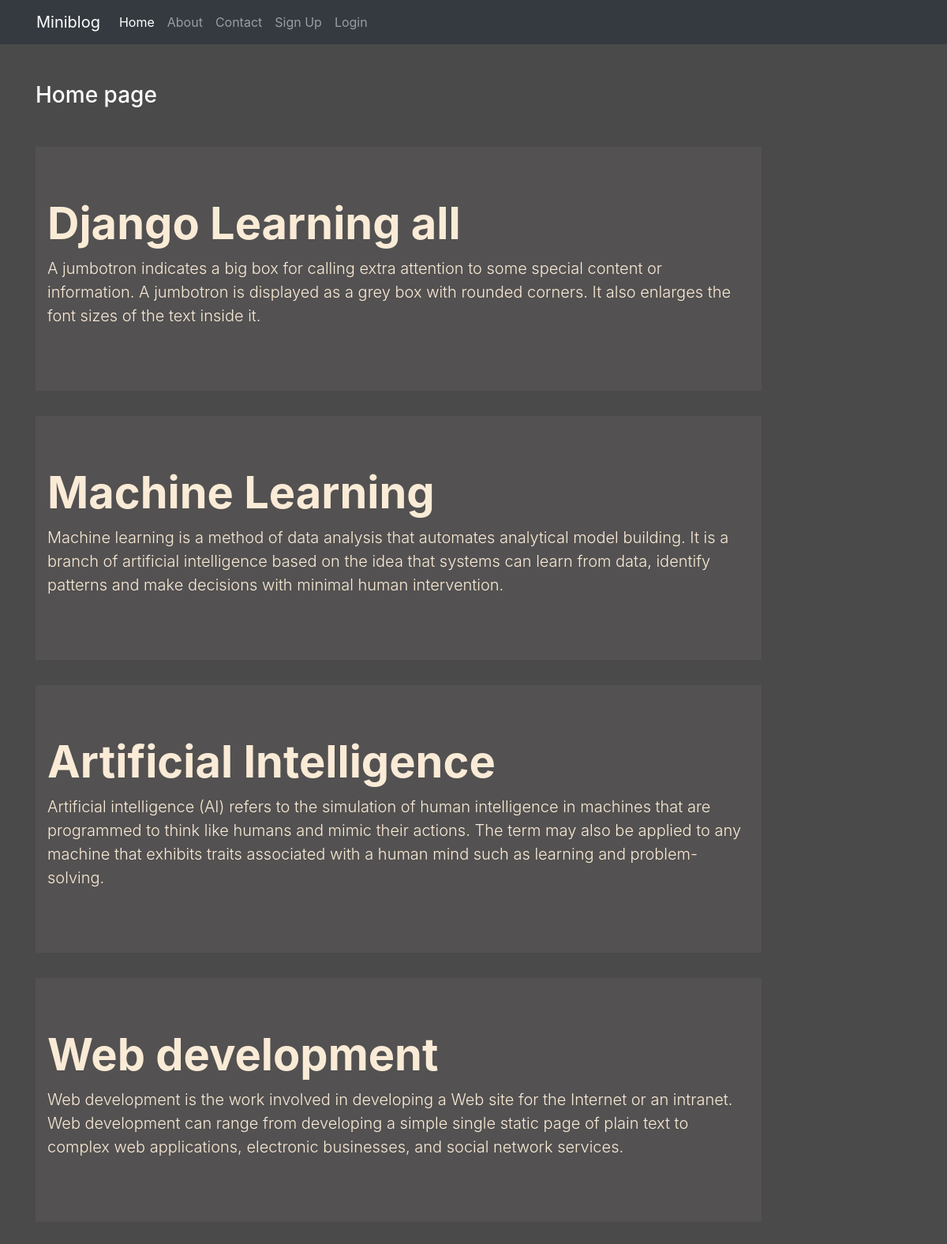
The page / on the database its author committed.
### simpleblog/models.py (models this page shows, shortened)
class Post(models.Model):
    title = models.CharField(max_length=200)
    desc= models.TextField()

### simpleblog/views.py (the view)
# urls.py: 2. Add a URL to urlpatterns:  path('', views.home, name='home')
def home(request):
    posts= Post.objects.all()
    return render(request, 'simpleblog/home.html', {'posts': posts})

### simpleblog/templates/simpleblog/home.html
{% extends 'simpleblog/base.html' %}
{% load static %}
{% block content %}
<div class="col-sm-10">
    <h3 class="text-white my-5">Home page</h3>
    {% for post in posts %}
    <div class="jumbotron jumbotron-fluid jumbo-color">
        <div class="container">
            <h1 class="display-4 font-weight-bold">{{post.title}}</h1>
            <p class="lead">{{post.desc}}</p>
        </div>
    </div>
    {% endfor %}
</div>
{% endblock content %}

### simpleblog/static/simpleblog/css/style.css (style rules this page uses)
body { background-color: rgb(75,74,74); color: antiquewhite; }
.jumbo-color { background-color: rgb(83,81,81); }

### rows shown on the page
Post: title "Django Learning all", desc "A jumbotron indicates a big box for calling extra attention to some special content or information. A jumbotron is displayed as a grey box with rounded corners. It also enlarges the font sizes of the text inside it."
Post: title "Machine Learning", desc "Machine learning is a method of data analysis that automates analytical model building. It is a branch of artificial intelligence based on the idea that systems can learn from data, identify patterns and make decisions with minimal human intervention."
Post: title "Artificial Intelligence", desc "Artificial intelligence (AI) refers to the simulation of human intelligence in machines that are programmed to think like humans and mimic their actions. The term may also be applied to any machine that exhibits traits associated with a human mind such as learning and problem-solving."
Post: title "Web development", desc "Web development is the work involved in developing a Web site for the Internet or an intranet. Web development can range from developing a simple single static page of plain text to complex web applications, electronic businesses, and social network services."
